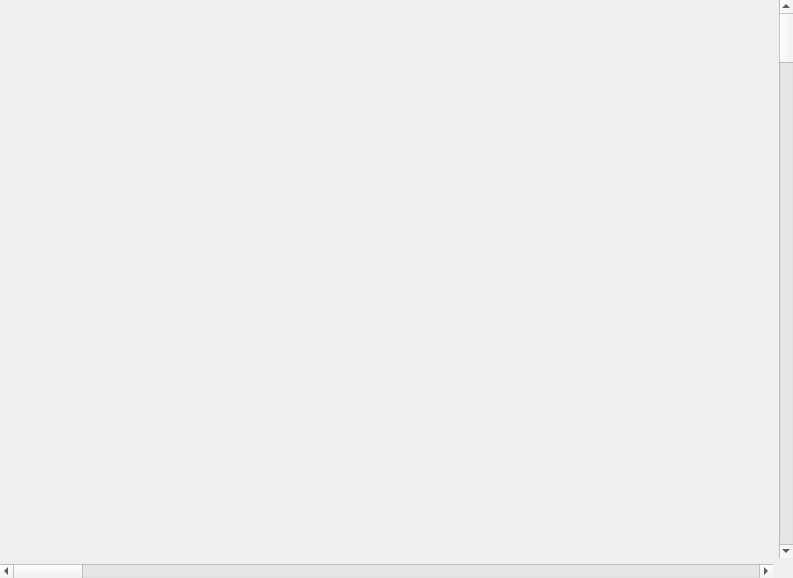
<?xml version="1.0" encoding="UTF-8"?>
<ui version="4.0">
 <class>testForm</class>
 <widget class="QWidget" name="testForm">
  <property name="geometry">
   <rect>
    <x>0</x>
    <y>0</y>
    <width>793</width>
    <height>578</height>
   </rect>
  </property>
  <property name="windowTitle">
   <string>Form</string>
  </property>
  <layout class="QGridLayout" name="gridLayout">
   <property name="leftMargin">
    <number>0</number>
   </property>
   <property name="topMargin">
    <number>0</number>
   </property>
   <property name="rightMargin">
    <number>0</number>
   </property>
   <property name="bottomMargin">
    <number>0</number>
   </property>
   <item row="1" column="0">
    <widget class="QScrollBar" name="horizontalScrollBar">
     <property name="orientation">
      <enum>Qt::Horizontal</enum>
     </property>
    </widget>
   </item>
   <item row="0" column="1">
    <widget class="QScrollBar" name="verticalScrollBar">
     <property name="orientation">
      <enum>Qt::Vertical</enum>
     </property>
    </widget>
   </item>
   <item row="0" column="0">
    <widget class="QWidget" name="widget" native="true"/>
   </item>
  </layout>
 </widget>
 <resources/>
 <connections/>
</ui>
